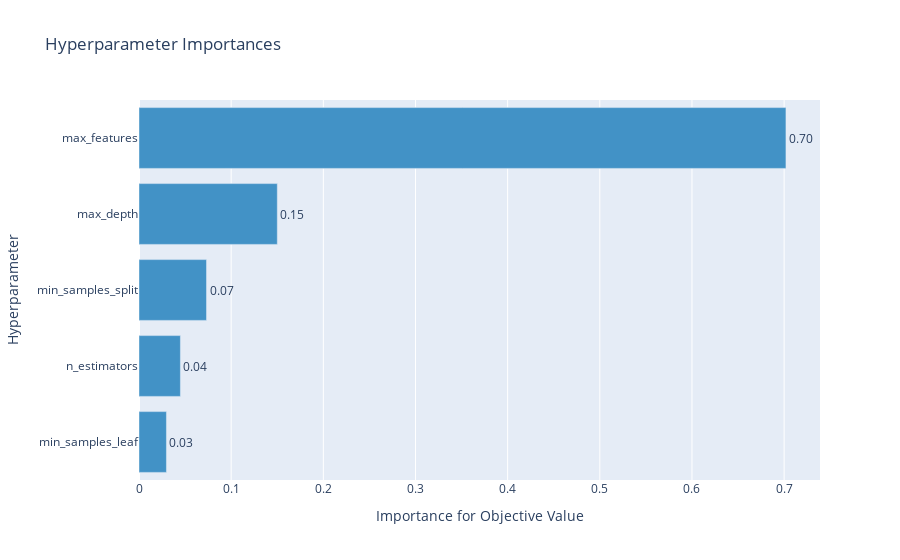

The notebook cell this image was saved under:
### Code cell
# 하이퍼파라미터별 중요도를 확인할 수 있는 그래프
optuna.visualization.plot_param_importances(study)

### Figure 1 — Plotly figure (JSON) as saved in the notebook; plotly's stock layout.template omitted (floating-point values rounded to 4 significant figures)
{"data": [{"cliponaxis": false, "hovertemplate": ["min_samples_leaf (IntDistribution): 0.029785301089560155<extra></extra>", "n_estimators (IntDistribution): 0.04491943240604574<extra></extra>", "min_samples_split (IntDistribution): 0.07326056691886285<extra></extra>", "max_depth (IntDistribution): 0.15007181133102254<extra></extra>", "max_features (FloatDistribution): 0.7019628882545087<extra></extra>"], "marker": {"color": "rgb(66,146,198)"}, "orientation": "h", "text": ["0.03", "0.04", "0.07", "0.15", "0.70"], "textposition": "outside", "type": "bar", "x": [0.02979, 0.04492, 0.07326, 0.1501, 0.702], "y": ["min_samples_leaf", "n_estimators", "min_samples_split", "max_depth", "max_features"]}], "layout": {"showlegend": false, "title": {"text": "Hyperparameter Importances"}, "xaxis": {"title": {"text": "Importance for Objective Value"}}, "yaxis": {"title": {"text": "Hyperparameter"}}}}
